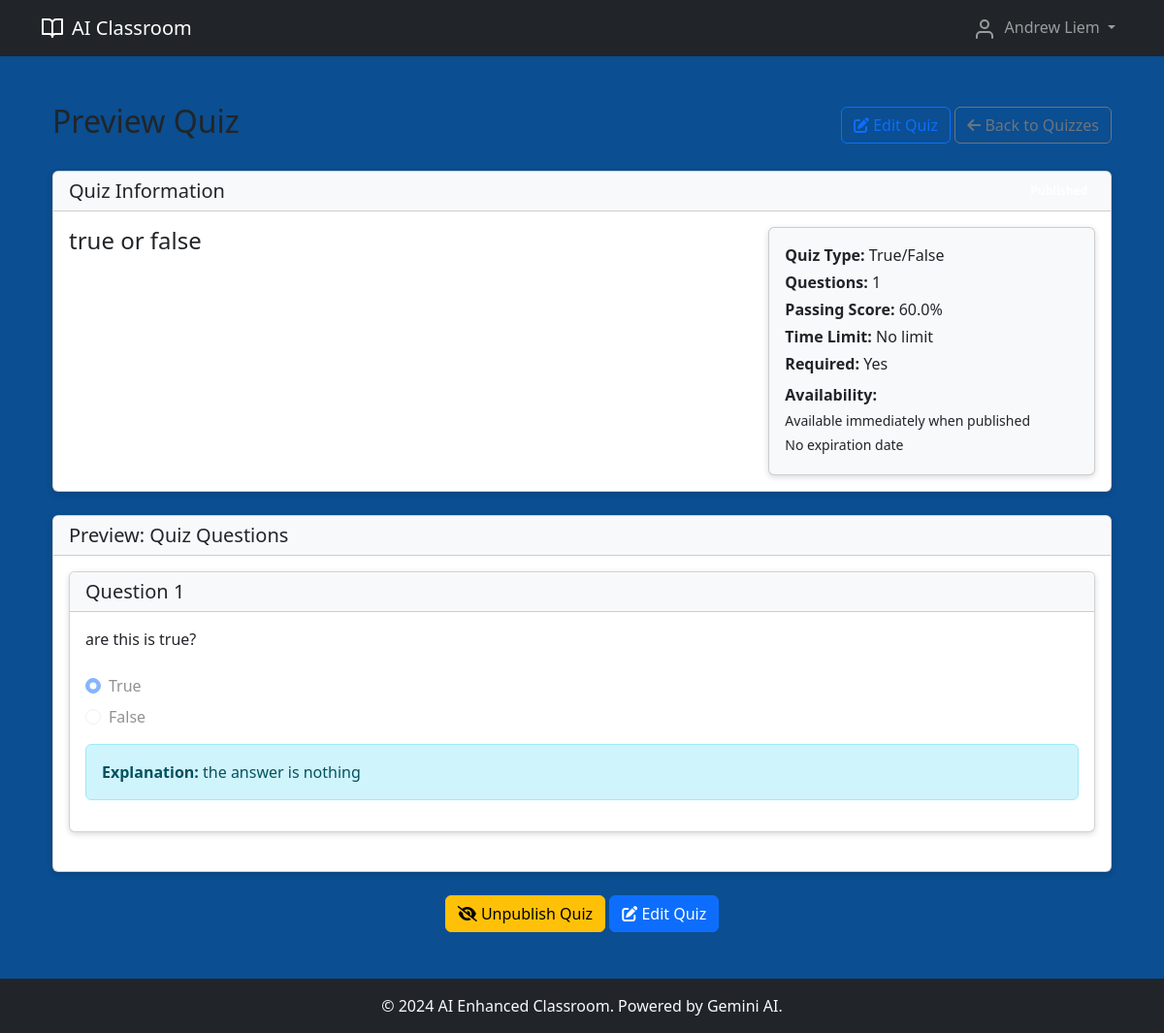
Page /teacher/quiz/4/preview (signed in) on the committed database.
### models.py (models this page shows, shortened)
class User(UserMixin, db.Model):
    id = db.Column(db.Integer, primary_key=True)
    email = db.Column(db.String(120), unique=True, nullable=False)
    password_hash = db.Column(db.String(256), nullable=False)
    role = db.Column(db.String(20), nullable=False)  # 'teacher' or 'student'
    first_name = db.Column(db.String(100), nullable=False)
    last_name = db.Column(db.String(100), nullable=False)
    created_at = db.Column(db.DateTime, default=datetime.utcnow)
    taught_classrooms = db.relationship('Classroom', backref='teacher', lazy=True)
    enrollments = db.relationship('Enrollment', backref='student', lazy=True)
    self_evaluations = db.relationship('SelfEvaluation', backref='student', lazy=True)
    created_quizzes = db.relationship('Quiz', backref='teacher', lazy=True)
    @property
    def full_name(self):
        return f"{self.first_name} {self.last_name}"

class Quiz(db.Model):
    id = db.Column(db.Integer, primary_key=True)
    title = db.Column(db.String(200), nullable=False)
    description = db.Column(db.Text)
    teacher_id = db.Column(db.Integer, db.ForeignKey('user.id'), nullable=False)
    classroom_id = db.Column(db.Integer, db.ForeignKey('classroom.id'), nullable=False)
    quiz_type = db.Column(db.String(20), nullable=False)  # 'mcq', 'true_false', 'essay'
    questions_json = db.Column(db.Text, nullable=False)
    time_limit_minutes = db.Column(db.Integer)  # NULL means no time limit
    passing_score = db.Column(db.Float, default=60.0)
    is_required = db.Column(db.Boolean, default=False)
    available_from = db.Column(db.DateTime)
    available_until = db.Column(db.DateTime)
    created_at = db.Column(db.DateTime, default=datetime.utcnow)
    published = db.Column(db.Boolean, default=False)
    max_attempts = db.Column(db.Integer) # NULL means unlimited attempts
    evaluations = db.relationship('SelfEvaluation', backref='quiz', lazy=True)

### routes.py (the view)
@app.route('/teacher/quiz/<int:quiz_id>/preview')
@login_required
def teacher_preview_quiz(quiz_id):
    if current_user.role != 'teacher':
        flash('Access denied', 'error')
        return redirect(url_for('index'))
    quiz = Quiz.query.filter_by(id=quiz_id).first_or_404()
    if quiz.teacher_id != current_user.id:
        flash('Access denied: you can only preview your own quizzes', 'error')
        return redirect(url_for('teacher_dashboard'))
    questions = json.loads(quiz.questions_json)
    questions_with_index = []
    for i, question in enumerate(questions):
        question['index'] = i
        questions_with_index.append(question)
    return render_template('teacher/preview_quiz.html',
                         classroom=quiz.classroom,
                         quiz=quiz,
                         questions=questions_with_index)

### app.py (called while the page is built)
@login_manager.user_loader
def load_user(user_id):
    from models import User
    return User.query.get(int(user_id))

### templates/teacher/preview_quiz.html (shortened to what this page needs)
{% extends 'base.html' %}
{% block content %}
<div class="container mt-4">
    <div class="d-flex justify-content-between align-items-center mb-4">
        <h2>Preview Quiz</h2>
        <div>
            <a href="{{ url_for('teacher_edit_quiz', quiz_id=quiz.id) }}" class="btn btn-outline-primary mr-2">
                <i class="fas fa-edit"></i> Edit Quiz
            </a>
            <a href="{{ url_for('teacher_quizzes', classroom_id=classroom.id) }}" class="btn btn-outline-secondary">
                <i class="fas fa-arrow-left"></i> Back to Quizzes
            </a>
        </div>
    </div>
    <div class="card mb-4">
        <div class="card-header bg-light d-flex justify-content-between align-items-center">
            <h5 class="mb-0">Quiz Information</h5>
            <span class="badge badge-{% if quiz.published %}success{% else %}secondary{% endif %}">
            </span>
        </div>
        <div class="card-body">
            <div class="row">
                <div class="col-md-8">
                    <h4>{{ quiz.title }}</h4>
                </div>
                <div class="col-md-4">
                    <div class="card bg-light">
                        <div class="card-body">
                            <p class="mb-1"><strong>Quiz Type:</strong>
                                {% if quiz.quiz_type == 'mcq' %}
                                    Multiple Choice
                                {% elif quiz.quiz_type == 'true_false' %}
                                    True/False
                                {% elif quiz.quiz_type == 'essay' %}
                                    Essay
                                {% endif %}
                            </p>
                            <p class="mb-1"><strong>Questions:</strong> {{ questions|length }}</p>
                            <p class="mb-1"><strong>Passing Score:</strong> {{ quiz.passing_score }}%</p>
                            {% if quiz.time_limit_minutes %}
                                <p class="mb-1"><strong>Time Limit:</strong> {{ quiz.time_limit_minutes }} minutes</p>
                            {% else %}
                                <p class="mb-1"><strong>Time Limit:</strong> No limit</p>
                            {% endif %}
                            <p class="mb-1"><strong>Required:</strong> {{ 'Yes' if quiz.is_required else 'No' }}</p>
                            <div class="mt-2">
                                <p class="mb-1"><strong>Availability:</strong></p>
                                {% if quiz.available_from %}
                                    <p class="mb-1 small">From: {{ quiz.available_from.strftime('%Y-%m-%d %H:%M') }}</p>
                                {% else %}
                                    <p class="mb-1 small">Available immediately when published</p>
                                {% endif %}
                                {% if quiz.available_until %}
                                    <p class="mb-1 small">Until: {{ quiz.available_until.strftime('%Y-%m-%d %H:%M') }}</p>
                                {% else %}
                                    <p class="mb-1 small">No expiration date</p>
                                {% endif %}
                            </div>
                        </div>
                    </div>
                </div>
            </div>
        </div>
    </div>
    <div class="card mb-4">
        <div class="card-header bg-light">
            <h5 class="mb-0">Preview: Quiz Questions</h5>
        </div>
        <div class="card-body">
            <div class="quiz-preview">
                {% for question in questions %}
                    <div class="question card mb-4">
                        <div class="card-header bg-light d-flex justify-content-between align-items-center">
                            <h5 class="mb-0">Question {{ loop.index }}</h5>
                        </div>
                        <div class="card-body">
                            <p class="question-text mb-4">{{ question.question }}</p>
                            {% if quiz.quiz_type == 'mcq' %}
                                <div class="options-list">
                                    {% for option in question.options %}
                                        <div class="form-check mb-2">
                                            <input class="form-check-input" type="radio" name="preview_question_{{ question.index }}"
                                                   id="preview_option_{{ question.index }}_{{ loop.index0 }}" value="{{ option[0] }}" disabled>
                                            <label class="form-check-label" for="preview_option_{{ question.index }}_{{ loop.index0 }}">
                                                {{ option }}
                                            </label>
                                            {% if option[0] == question.correct_answer %}
                                                <span class="badge badge-success ml-2">Correct Answer</span>
                                            {% endif %}
                                        </div>
                                    {% endfor %}
                                </div>
                                {% if question.explanation %}
                                    <div class="alert alert-info mt-3">
                                        <strong>Explanation:</strong> {{ question.explanation }}
                                    </div>
                                {% endif %}
                            {% elif quiz.quiz_type == 'true_false' %}
                                <div class="options-list">
                                    <div class="form-check mb-2">
                                        <input class="form-check-input" type="radio" name="preview_question_{{ question.index }}"
                                               id="preview_option_{{ question.index }}_true" value="True" disabled
                                               {% if question.correct_answer == 'True' %}checked{% endif %}>
                                        <label class="form-check-label" for="preview_option_{{ question.index }}_true">
                                            True
                                        </label>
                                        {% if question.correct_answer == 'True' %}
                                            <span class="badge badge-success ml-2">Correct Answer</span>
                                        {% endif %}
                                    </div>
                                    <div class="form-check mb-2">
                                        <input class="form-check-input" type="radio" name="preview_question_{{ question.index }}"
                                               id="preview_option_{{ question.index }}_false" value="False" disabled
                                               {% if question.correct_answer == 'False' %}checked{% endif %}>
                                        <label class="form-check-label" for="preview_option_{{ question.index }}_false">
                                            False
                                        </label>
                                    </div>
                                </div>
                                {% if question.explanation %}
                                    <div class="alert alert-info mt-3">
                                        <strong>Explanation:</strong> {{ question.explanation }}
                                    </div>
                                {% endif %}
                            {% endif %}
                        </div>
                    </div>
                {% endfor %}
            </div>
        </div>
    </div>
    <div class="text-center mb-4">
        <form action="{{ url_for('teacher_publish_quiz', quiz_id=quiz.id) }}" method="POST" onsubmit="return confirm('{% if quiz.published %}Unpublish{% else %}Publish{% endif %} this quiz?');">
            <button type="submit" class="btn {% if quiz.published %}btn-warning{% else %}btn-success{% endif %} mr-2">
                <i class="fas {% if quiz.published %}fa-eye-slash{% else %}fa-check{% endif %}"></i>
                {% if quiz.published %}Unpublish Quiz{% else %}Publish Quiz{% endif %}
            </button>
            <a href="{{ url_for('teacher_edit_quiz', quiz_id=quiz.id) }}" class="btn btn-primary">
                <i class="fas fa-edit"></i> Edit Quiz
            </a>
        </form>
    </div>
</div>
{% endblock %}

### templates/base.html (shortened to what this page needs)
<!DOCTYPE html>
<html lang="en">
<head>
    <link href="https://cdn.jsdelivr.net/npm/bootstrap@5.3.0/dist/css/bootstrap.min.css" rel="stylesheet">
    <link rel="stylesheet" href="https://cdnjs.cloudflare.com/ajax/libs/font-awesome/6.4.0/css/all.min.css">
</head>
<body class="d-flex flex-column min-vh-100" style="background-color: #0b4e91;">
    <nav class="navbar navbar-expand-lg navbar-dark bg-dark">
        <div class="container">
            <a class="navbar-brand d-flex align-items-center" href="{{ url_for('index') }}">
                <i data-feather="book-open" class="me-2"></i>
                AI Classroom
            </a>
            <div class="collapse navbar-collapse" id="navbarNav">
                <ul class="navbar-nav ms-auto">
                    {% if current_user.is_authenticated %}
                        <li class="nav-item dropdown">
                            <a class="nav-link dropdown-toggle" href="#" role="button" data-bs-toggle="dropdown">
                                <i data-feather="user" class="me-1"></i>
                                {{ current_user.full_name }}
                            </a>
                        </li>
                    {% endif %}
                </ul>
            </div>
        </div>
    </nav>
    <main class="container my-4 flex-grow-1">
        {% if error_message %}
            <div class="text-center py-5">
                <i data-feather="alert-circle" class="text-warning" style="width: 64px; height: 64px;"></i>
                <h2 class="mt-3">{{ error_message }}</h2>
                <a href="{{ url_for('index') }}" class="btn btn-primary mt-3">
                    <i data-feather="home" class="me-2"></i>Go Home
                </a>
            </div>
        {% else %}
            {% block content %}{% endblock %}
        {% endif %}
    </main>
    <footer class="bg-dark text-light py-3 mt-auto">
        <div class="container text-center">
            <p class="mb-0">&copy; 2024 AI Enhanced Classroom. Powered by Gemini AI.</p>
        </div>
    </footer>
</body>
</html>

### templates/base.html (style rules this page uses)
.card { box-shadow: 0px 2px 6px rgba(0,0,0,0.15); }

### rows in the picture
User: full_name "Andrew Liem"
Quiz: title "true or false", passing_score "60.0", is_required "Yes"

### other values in the picture
{{ questions|length }} "1"
{{ question.question }} "are this is true?"
{{ question.explanation }} "the answer is nothing"
